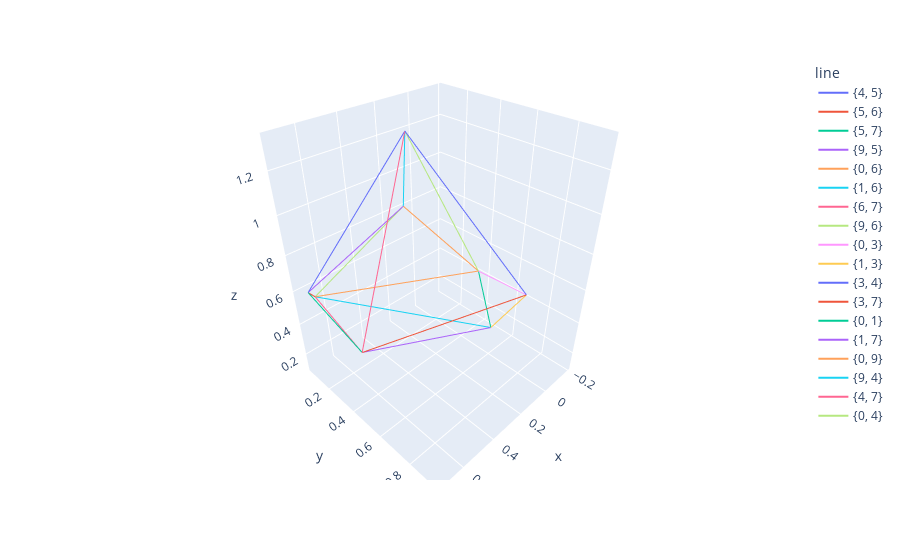

This figure's notebook cell:
### Code cell
poly_ind = 6
poly = polys[poly_ind]

dims = ["x", "y", "z"]
vertices_by_col = {dims[i]: list(col) for i, col in enumerate(zip(*poly["vertices"]))}
vertices_by_col["extreme"] = [str(i in poly["essential_indices"]) for i in range(len(poly["vertices"]))]
vertices_by_col["text"] = [str(i) for i in range(len(vertices_by_col["x"]))]

# Plot the edges

lines = {}
for start_vertex, adjacent in poly["adjacency"].items():
    for end_vertex in adjacent:
        line = frozenset((int(start_vertex), int(end_vertex)))
        count = lines.get(line, 0)
        lines[line] = count + 1
        
for line, count in lines.items():
    #print(line, count)
    assert count == 2, "Should be dupes"

lines_by_col = {dim: [] for dim in dims}
lines_by_col["line"] = []
for line in lines:
    for vertex in line:
        for dim in dims:
            lines_by_col[dim].append(vertices_by_col[dim][vertex])
        lines_by_col["line"].append(str(set(line)))

#(df=vertices_by_col, x="x", y="y", z="z", color="extreme", text="text")
fig = px.line_3d(lines_by_col, x="x", y="y", z="z", color="line")
#fig.add_scatter3d(**{dim: vertices_by_col[dim] for dim in dims})
fig.show()

### Figure 1 — Plotly figure (JSON) as saved in the notebook; plotly's stock layout.template omitted (floating-point values rounded to 4 significant figures)
{"data": [{"hovertemplate": "line={4, 5}<br>x=%{x}<br>y=%{y}<br>z=%{z}<extra></extra>", "legendgroup": "{4, 5}", "line": {"color": "#636efa", "dash": "solid"}, "marker": {"symbol": "circle"}, "mode": "lines", "name": "{4, 5}", "scene": "scene", "showlegend": true, "type": "scatter3d", "x": [0.2841, 0.6916], "y": [0.3162, 0.04982], "z": [1.317, 0.5769]}, {"hovertemplate": "line={5, 6}<br>x=%{x}<br>y=%{y}<br>z=%{z}<extra></extra>", "legendgroup": "{5, 6}", "line": {"color": "#EF553B", "dash": "solid"}, "marker": {"symbol": "circle"}, "mode": "lines", "name": "{5, 6}", "scene": "scene", "showlegend": true, "type": "scatter3d", "x": [0.6916, 0.6631], "y": [0.04982, 0.05582], "z": [0.5769, 0.5397]}, {"hovertemplate": "line={5, 7}<br>x=%{x}<br>y=%{y}<br>z=%{z}<extra></extra>", "legendgroup": "{5, 7}", "line": {"color": "#00cc96", "dash": "solid"}, "marker": {"symbol": "circle"}, "mode": "lines", "name": "{5, 7}", "scene": "scene", "showlegend": true, "type": "scatter3d", "x": [0.6916, 0.7225], "y": [0.04982, 0.4897], "z": [0.5769, 0.5158]}, {"hovertemplate": "line={9, 5}<br>x=%{x}<br>y=%{y}<br>z=%{z}<extra></extra>", "legendgroup": "{9, 5}", "line": {"color": "#ab63fa", "dash": "solid"}, "marker": {"symbol": "circle"}, "mode": "lines", "name": "{9, 5}", "scene": "scene", "showlegend": true, "type": "scatter3d", "x": [0.1036, 0.6916], "y": [0.07334, 0.04982], "z": [0.8189, 0.5769]}, {"hovertemplate": "line={0, 6}<br>x=%{x}<br>y=%{y}<br>z=%{z}<extra></extra>", "legendgroup": "{0, 6}", "line": {"color": "#FFA15A", "dash": "solid"}, "marker": {"symbol": "circle"}, "mode": "lines", "name": "{0, 6}", "scene": "scene", "showlegend": true, "type": "scatter3d", "x": [-0.1849, 0.6631], "y": [0.348, 0.05582], "z": [0.4103, 0.5397]}, {"hovertemplate": "line={1, 6}<br>x=%{x}<br>y=%{y}<br>z=%{z}<extra></extra>", "legendgroup": "{1, 6}", "line": {"color": "#19d3f3", "dash": "solid"}, "marker": {"symbol": "circle"}, "mode": "lines", "name": "{1, 6}", "scene": "scene", "showlegend": true, "type": "scatter3d", "x": [-0.1368, 0.6631], "y": [0.5003, 0.05582], "z": [0.1206, 0.5397]}, {"hovertemplate": "line={6, 7}<br>x=%{x}<br>y=%{y}<br>z=%{z}<extra></extra>", "legendgroup": "{6, 7}", "line": {"color": "#FF6692", "dash": "solid"}, "marker": {"symbol": "circle"}, "mode": "lines", "name": "{6, 7}", "scene": "scene", "showlegend": true, "type": "scatter3d", "x": [0.6631, 0.7225], "y": [0.05582, 0.4897], "z": [0.5397, 0.5158]}, {"hovertemplate": "line={9, 6}<br>x=%{x}<br>y=%{y}<br>z=%{z}<extra></extra>", "legendgroup": "{9, 6}", "line": {"color": "#B6E880", "dash": "solid"}, "marker": {"symbol": "circle"}, "mode": "lines", "name": "{9, 6}", "scene": "scene", "showlegend": true, "type": "scatter3d", "x": [0.1036, 0.6631], "y": [0.07334, 0.05582], "z": [0.8189, 0.5397]}, {"hovertemplate": "line={0, 3}<br>x=%{x}<br>y=%{y}<br>z=%{z}<extra></extra>", "legendgroup": "{0, 3}", "line": {"color": "#FF97FF", "dash": "solid"}, "marker": {"symbol": "circle"}, "mode": "lines", "name": "{0, 3}", "scene": "scene", "showlegend": true, "type": "scatter3d", "x": [-0.1849, 0.2335], "y": [0.348, 0.9443], "z": [0.4103, 0.805]}, {"hovertemplate": "line={1, 3}<br>x=%{x}<br>y=%{y}<br>z=%{z}<extra></extra>", "legendgroup": "{1, 3}", "line": {"color": "#FECB52", "dash": "solid"}, "marker": {"symbol": "circle"}, "mode": "lines", "name": "{1, 3}", "scene": "scene", "showlegend": true, "type": "scatter3d", "x": [-0.1368, 0.2335], "y": [0.5003, 0.9443], "z": [0.1206, 0.805]}, {"hovertemplate": "line={3, 4}<br>x=%{x}<br>y=%{y}<br>z=%{z}<extra></extra>", "legendgroup": "{3, 4}", "line": {"color": "#636efa", "dash": "solid"}, "marker": {"symbol": "circle"}, "mode": "lines", "name": "{3, 4}", "scene": "scene", "showlegend": true, "type": "scatter3d", "x": [0.2335, 0.2841], "y": [0.9443, 0.3162], "z": [0.805, 1.317]}, {"hovertemplate": "line={3, 7}<br>x=%{x}<br>y=%{y}<br>z=%{z}<extra></extra>", "legendgroup": "{3, 7}", "line": {"color": "#EF553B", "dash": "solid"}, "marker": {"symbol": "circle"}, "mode": "lines", "name": "{3, 7}", "scene": "scene", "showlegend": true, "type": "scatter3d", "x": [0.2335, 0.7225], "y": [0.9443, 0.4897], "z": [0.805, 0.5158]}, {"hovertemplate": "line={0, 1}<br>x=%{x}<br>y=%{y}<br>z=%{z}<extra></extra>", "legendgroup": "{0, 1}", "line": {"color": "#00cc96", "dash": "solid"}, "marker": {"symbol": "circle"}, "mode": "lines", "name": "{0, 1}", "scene": "scene", "showlegend": true, "type": "scatter3d", "x": [-0.1849, -0.1368], "y": [0.348, 0.5003], "z": [0.4103, 0.1206]}, {"hovertemplate": "line={1, 7}<br>x=%{x}<br>y=%{y}<br>z=%{z}<extra></extra>", "legendgroup": "{1, 7}", "line": {"color": "#ab63fa", "dash": "solid"}, "marker": {"symbol": "circle"}, "mode": "lines", "name": "{1, 7}", "scene": "scene", "showlegend": true, "type": "scatter3d", "x": [-0.1368, 0.7225], "y": [0.5003, 0.4897], "z": [0.1206, 0.5158]}, {"hovertemplate": "line={0, 9}<br>x=%{x}<br>y=%{y}<br>z=%{z}<extra></extra>", "legendgroup": "{0, 9}", "line": {"color": "#FFA15A", "dash": "solid"}, "marker": {"symbol": "circle"}, "mode": "lines", "name": "{0, 9}", "scene": "scene", "showlegend": true, "type": "scatter3d", "x": [-0.1849, 0.1036], "y": [0.348, 0.07334], "z": [0.4103, 0.8189]}, {"hovertemplate": "line={9, 4}<br>x=%{x}<br>y=%{y}<br>z=%{z}<extra></extra>", "legendgroup": "{9, 4}", "line": {"color": "#19d3f3", "dash": "solid"}, "marker": {"symbol": "circle"}, "mode": "lines", "name": "{9, 4}", "scene": "scene", "showlegend": true, "type": "scatter3d", "x": [0.1036, 0.2841], "y": [0.07334, 0.3162], "z": [0.8189, 1.317]}, {"hovertemplate": "line={4, 7}<br>x=%{x}<br>y=%{y}<br>z=%{z}<extra></extra>", "legendgroup": "{4, 7}", "line": {"color": "#FF6692", "dash": "solid"}, "marker": {"symbol": "circle"}, "mode": "lines", "name": "{4, 7}", "scene": "scene", "showlegend": true, "type": "scatter3d", "x": [0.2841, 0.7225], "y": [0.3162, 0.4897], "z": [1.317, 0.5158]}, {"hovertemplate": "line={0, 4}<br>x=%{x}<br>y=%{y}<br>z=%{z}<extra></extra>", "legendgroup": "{0, 4}", "line": {"color": "#B6E880", "dash": "solid"}, "marker": {"symbol": "circle"}, "mode": "lines", "name": "{0, 4}", "scene": "scene", "showlegend": true, "type": "scatter3d", "x": [-0.1849, 0.2841], "y": [0.348, 0.3162], "z": [0.4103, 1.317]}], "layout": {"legend": {"title": {"text": "line"}, "tracegroupgap": 0}, "margin": {"t": 60}, "scene": {"domain": {"x": [0, 1], "y": [0, 1]}, "xaxis": {"title": {"text": "x"}}, "yaxis": {"title": {"text": "y"}}, "zaxis": {"title": {"text": "z"}}}}}
